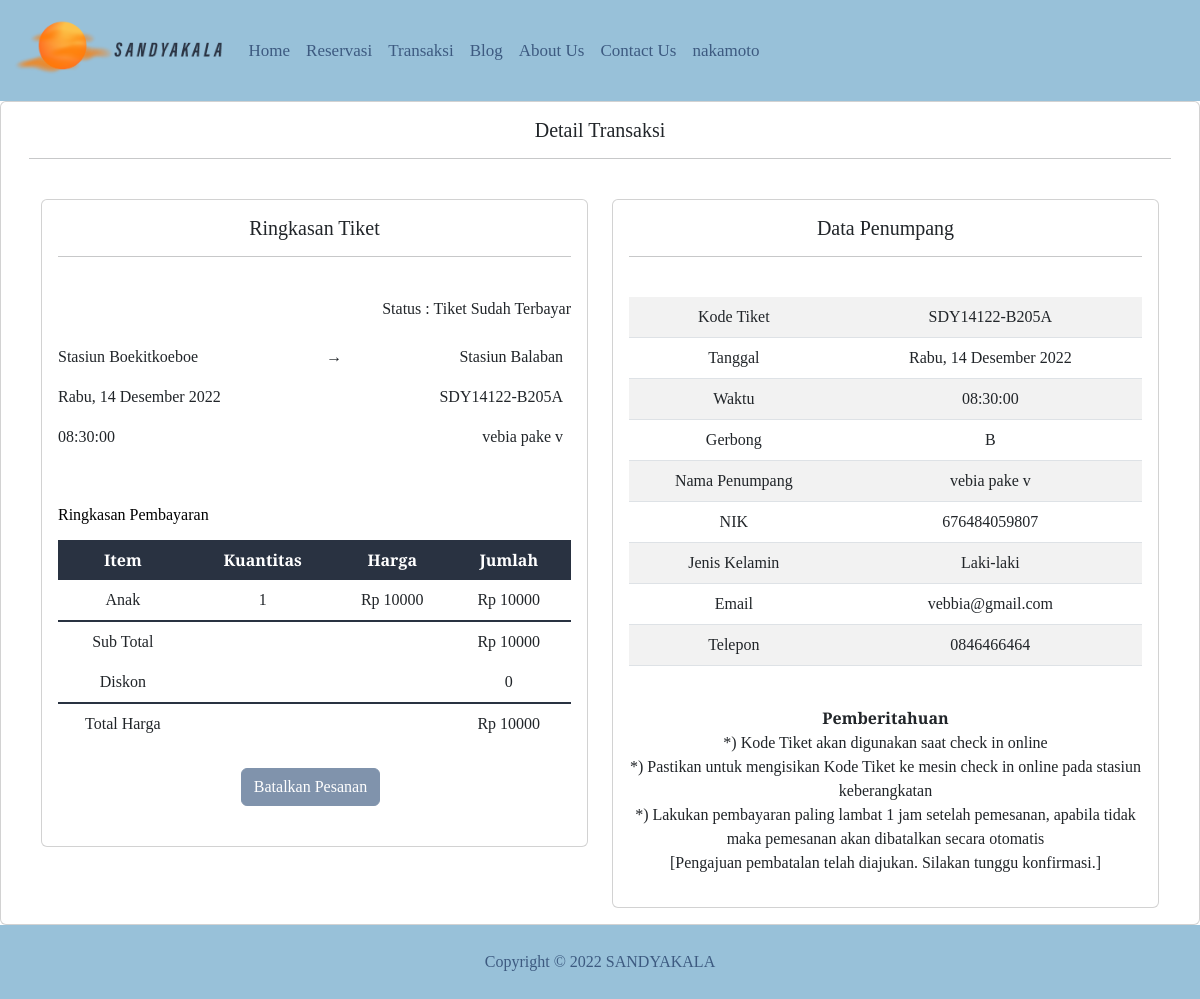
Page /detailTransaksi.php (signed in) on the committed database.
### tables this page shows
CREATE TABLE `daftar_reservasi` (
  `id_reservasi` int(30) NOT NULL,
  `kode_tiket` varchar(30) NOT NULL,
  `kode_kereta` varchar(30) NOT NULL,
  `tanggal_waktu` datetime NOT NULL,
  `gerbong` varchar(15) NOT NULL,
  `stasiun_berangkat` varchar(255) NOT NULL,
  `stasiun_tujuan` varchar(255) NOT NULL,
  `nama_depan` varchar(255) NOT NULL,
  `nama_belakang` varchar(255) NOT NULL,
  `NIK` varchar(30) NOT NULL,
  `jenis_kelamin` enum('Perempuan','Laki-laki') NOT NULL,
  `kategori` enum('Dewasa','Anak') NOT NULL,
  `email` varchar(30) NOT NULL,
  `telepon` varchar(15) NOT NULL,
  `bukti_bayar` text NOT NULL,
  `username` varchar(255) NOT NULL
);

### detailTransaksi.php (the view, shortened to what this page needs)
<?php
    require_once('koneksi.php');
    $result = mysqli_query($koneksi, "SELECT * FROM daftar_reservasi WHERE username='$_SESSION[username]'");
    while($item = mysqli_fetch_array($result)){
            $kodeTiket = $item['kode_tiket'];
    }
    if (!isset($kodeTiket)){
        header('location:blmTransaksi.php');
    }else{
        $query = mysqli_query($koneksi, "SELECT * FROM daftar_reservasi WHERE username='$_SESSION[username]'");
        while($item = mysqli_fetch_array($query)){
            $kodeTiket = $item['kode_tiket'];
            $gerbong = $item['gerbong'];
            $nik = $item['NIK'];
            $jenisKelamin = $item['jenis_kelamin'];
            $email = $item['email'];
            $telepon = $item['telepon'];
            $tanggalWaktu = $item['tanggal_waktu'];
            $stasiunBrgkt = $item['stasiun_berangkat'];
            $stasiunTujuan = $item['stasiun_tujuan'];
            $namaDepan = $item['nama_depan'];
            $namaBlkg = $item['nama_belakang'];
            $nama = $namaDepan . " " . $namaBlkg;
            $kategori = $item['kategori'];
            $buktiBayar = $item['bukti_bayar'];
        }
    }
    function dateToString($tanggalWaktu)
    {
        $date = strtotime($tanggalWaktu);
        $months = array(1 => "Januari",
                     2 => "Februari",
                     3 => "Maret",
                     4 => "April",
                     5 => "Mei",
                     6 => "Juni",
                     7 => "Juli",
                     8 => "Agustus",
                     9 => "September",
                     10=> "Oktober",
                     11=> "November",
                     12=> "Desember");
        $mnt = date("n", $date);
        $bulan = $months[$mnt];
        $days = array(1 => "Senin",
             2 => "Selasa",
             3 => "Rabu",
             4 => "Kamis",
             5 => "Jumat",
             6 => "Sabtu",
             7 => "Minggu");
        $dy = date("N", $date);
        $hari = $days[$dy];
        echo $hari .", ". date('d', $date) . " " . $bulan . " " . date('Y', $date);
    }
    function timeToString($tanggalWaktu)
    {
        $time = strtotime($tanggalWaktu);
        echo date('H:i:s', $time);
    }
    if($buktiBayar=="") {
        $status = "Tiket Belum Terbayar";
        $disabled = "";
    } else{
        $status = "Tiket Sudah Terbayar";
        $disabled = "disabled";
    }
    if ($kategori == "Dewasa"){
        $harga = 15000;
    } elseif ($kategori == "Anak"){
        $harga = 10000;
    }
    $diskon = "";
    if ($diskon == ""){
        $totalDiskon = 0;
    } else{
        $totalDiskon = "Rp " . $diskon;
    }
    $data = mysqli_query($koneksi, "SELECT * FROM req_batal ORDER BY id_req DESC");
    while($row = mysqli_fetch_array($data)){
        $cekReq = $row['id_req'];
    }
    if(!isset($cekReq)){
        $statusReq="";
    } else{
        $statusReq = "[Pengajuan pembatalan telah diajukan. Silakan tunggu konfirmasi.]";
        $disabled = "disabled";
    }
?>
<!doctype html>
<html lang="en">
    <head>
        <link href="https://cdn.jsdelivr.net/npm/bootstrap@5.2.2/dist/css/bootstrap.min.css" rel="stylesheet">
    </head>
    <body>
        <header>
            <nav class="navbar navbar-expand-lg" id="nav">
                <div class="container-fluid">
                    <a class="navbar-brand" href="#">
                        <img src="images/logo.png" alt="" height="75" class="d-inline-block align-text top">
                    </a>
                    <div class="collapse navbar-collapse" id="navbarNav">
                        <ul class="navbar-nav">
                            <li class="nav-item">
                                <a class="nav-link" href="index.php">Home</a>
                            </li>
                            <li class="nav-item">
                                <a class="nav-link" href="reservasi.php">Reservasi</a>
                            </li>
                            <li class="nav-item">
                                <a class="nav-link" href="transaksi.php">Transaksi</a>
                            </li>
                            <li>
                                <a class="nav-link" href="blog.php">Blog</a>
                            </li>
                            <li>
                                <a class="nav-link" href="about.php">About Us</a>
                            </li>
                            <li>
                                <a class="nav-link" href="contact.php">Contact Us</a>
                            </li>
                            <li>
                                <a class="nav-link" href="profil.php" id="login"><?= $_SESSION['username'] ?></a>
                            </li>
                        </ul>
                    </div>
                </div>
            </nav>
        </header>
        <div class="row d-flex justify-content-center">
            <div class="card">
                <div class="card-body">
                    <h5 class="card-title">
                        <center>Detail Transaksi</center>
                        <hr>
                    </h5><br>
                    <div class="row">
                        <div class="col">
                            <div class="card">
                                <div class="card-body">
                                    <h5 class="card-title center">
                                        Ringkasan Tiket
                                    </h5>
                                    <hr><br>
                                    <p align="right">Status : <?= $status?></p>
                                    <table class="table table-borderless" width="100%">
                                        <tr>
                                            <td>Stasiun <?= $stasiunBrgkt?></td>
                                            <td colspan="2">&#8594</td>
                                            <td align="right">Stasiun <?=$stasiunTujuan?></td>
                                        </tr>
                                        <tr>
                                            <td><?= dateToString($tanggalWaktu); ?></td>
                                            <td colspan="2"></td>
                                            <td align="right"><?= $kodeTiket; ?></td>
                                        </tr>
                                        <tr>
                                            <td><?= timeToString($tanggalWaktu); ?></td>
                                            <td colspan="2"></td>
                                            <td align="right"><?= $nama; ?></td>
                                        </tr>
                                    </table>
                                    <table class="table table-borderless center caption-top" width="100%">
                                        <caption><h6>Ringkasan Pembayaran</h6></caption><br>
                                        <thead class="table-dark">
                                            <tr>
                                                <th scope="col">Item</th>
                                                <th scope="col">Kuantitas</th>
                                                <th scope="col">Harga</th>
                                                <th scope="col">Jumlah</th>
                                            </tr>
                                        </thead>
                                        <tbody>
                                            <tr>
                                                <td><?= $kategori ?></td>
                                                <td>1</td>
                                                <td>Rp <?= $harga?></td>
                                                <td>Rp <?= $harga?></td>
                                            </tr>
                                            <tr class="table-group-divider">
                                                <td>Sub Total</td>
                                                <td></td>
                                                <td></td>
                                                <td>Rp <?= $harga?></td>
                                            </tr>
                                            <tr>
                                                <td>Diskon</td>
                                                <td></td>
                                                <td></td>
                                                <td><?= $totalDiskon; ?></td>
                                            </tr>
                                            <tr class="table-group-divider">
                                                <td>Total Harga</td>
                                                <td></td>
                                                <td></td>
                                                <td>
                                                    <?php
                                                        $totalHarga = $harga - $totalDiskon;
                                                        echo "Rp " . $totalHarga;
                                                    ?>
                                                </td>
                                            </tr>
                                        </tbody>
                                    </table>
                                    <table class="table table-borderless center" width="100%">
                                        <tr>
                                            <td></td>
                                            <td colspan="2"><a href="" onclick="batal(<?= $_SESSION['id']?>)" class="btn btn-primary <?=$disabled?>">Batalkan Pesanan</a></td>
                                            <td></td>
                                        </tr>
                                    </table>
                                </div>
                            </div>
                        </div>
                        <div class="col">
                            <div class="card">
                                <div class="card-body">
                                    <h5 class="card-title center">
                                        Data Penumpang
                                    </h5>
                                    <hr><br>
                                    <table class="table table-striped center">
                                            <tr>
                                                <td>Kode Tiket</td>
                                                <td><?= $kodeTiket?></td>
                                            </tr>
                                            <tr>
                                                <td>Tanggal</td>
                                                <td><?= dateToString($tanggalWaktu)?></td>
                                            </tr>
                                            <tr>
                                                <td>Waktu</td>
                                                <td><?=timeToString($tanggalWaktu)?></td>
                                            </tr>
                                            <tr>
                                                <td>Gerbong</td>
                                                <td><?=$gerbong?></td>
                                            </tr>
                                            <tr>
                                                <td>Nama Penumpang</td>
                                                <td><?= $nama?></td>
                                            </tr>
                                            <tr>
                                                <td>NIK</td>
                                                <td><?=$nik?></td>
                                            </tr>
                                            <tr>
                                                <td>Jenis Kelamin</td>
                                                <td><?=$jenisKelamin?></td>
                                            </tr>
                                            <tr>
                                                <td>Email</td>
                                                <td><?=$email?></td>
                                            </tr>
                                            <tr>
                                                <td>Telepon</td>
                                                <td><?=$telepon?></td>
                                            </tr>
                                        </table>
                                    <center>
                                        <br><b>Pemberitahuan</b>
                                        <br>
                                        <p>
                                            *) Kode Tiket akan digunakan saat check in online<br>
                                            *) Pastikan untuk mengisikan Kode Tiket ke mesin check in online pada stasiun keberangkatan<br>
                                            *) Lakukan pembayaran paling lambat 1 jam setelah pemesanan, apabila tidak maka pemesanan akan dibatalkan secara otomatis<br>
                                            <?= $statusReq?>
                                        </p>
                                    </center>
                                </div>
                            </div>
                        </div>
                    </div>
                </div>
            </div>
        </div>
        <footer class="page-footer">
            <div class="copy">
                <center>
                    <div class="cr">Copyright &copy; 2022 SANDYAKALA</div>
                </center>
            </div>
        </footer>
    </body>
</html>

### detailTransaksi.php (style rules this page uses)
body { font-family: 'Playfair Display', serif; }
#nav { font-size: 17px; background-color: #98C1D9; }
.nav-link { color: #3D5A80; }
.page-footer { background-color: #98C1D9; }
.cr { color: #3D5A80; font-size: 12pt; padding: 25px; }
.center { text-align: center; }
.table-dark { --bs-table-bg: #293241; }
.table-group-divider { border-color: #293241; }
caption { color: black; }
.table>:not(caption)>*>* { padding-left: 0; }
.btn-primary { background-color: #3D5A80; border: #3D5A80 1px solid; --bs-btn-bg: #3D5A80; --bs-btn-border-color: #3D5A80; --bs-btn-hover-bg: #3D5A80; --bs-btn-hover-border-color: #3D5A80; --bs-btn-active-bg: #3D5A80; --bs-btn-active-border-color: #3D5A80; --bs-btn-disabled-bg: #3D5A80; --bs-btn-disabled-border-color: #3D5A80; }
.row { margin: 0; }

### rows in the picture
daftar_reservasi: bukti_bayar "Tiket Sudah Terbayar", stasiun_berangkat "Boekitkoeboe", stasiun_tujuan "Balaban", tanggal_waktu "Rabu Rabu", tanggal_waktu "14 14", tanggal_waktu "Desember Desember", tanggal_waktu "2022 2022", kode_tiket "SDY14122-B205A", tanggal_waktu "08:30:00 08:30:00", nama "vebia pake v", kategori "Anak", kategori "10000", gerbong "B", NIK "676484059807", jenis_kelamin "Laki-laki", email "vebbia@gmail.com", telepon "0846466464"

### other values in the picture
$_SESSION['username'] "nakamoto"
$totalDiskon "0"
$statusReq "[Pengajuan pembatalan telah diajukan. Silakan tunggu konfirmasi.]"
